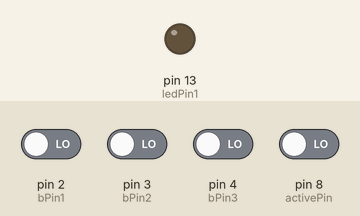
A sketch run on a simulated Arduino Uno, built with avr-gcc and run on an emulated ATmega328P. On the bench: output pins drawn as LEDs (lit = HIGH). The inputs (shaded band) are chosen by the test bench; at power-on: pin 2 (bPin1), pin 3 (bPin2), pin 4 (bPin3), pin 8 (activePin) LOW. Random numbers use the default seed unless the sketch sets one; what the sketch prints to the serial monitor is not drawn.

Above: at 6.8 s.
6.9 s: pin 8 (activePin) driven HIGH
At 39.4 s:
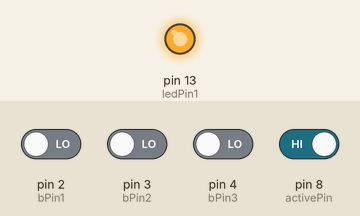
Timing chart, 0 to 40.5 s (numbered marks = the images above; inputs shaded):
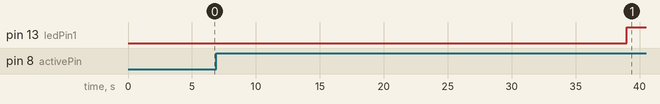

Measured:
- after the input at 6.9 s, pin 13 (ledPin1): LOW → HIGH after 32.1 s

The sketch:

alarm_device_sound.ino.ino
```cpp
const int packet_size = 6;

typedef union {
  float floatingPoint;
  byte binary[4];
} binaryFloat;

void write_float(char id, float value) {
  binaryFloat reading;
  reading.floatingPoint = value;

  byte res[packet_size];
  res[0] = id;
  res[1] = reading.binary[3];
  res[2] = reading.binary[2];
  res[3] = reading.binary[1];
  res[4] = reading.binary[0];
  res[5] = '\n';

  Serial.write(res, packet_size);
}

void write_long(char id, long value32) {
  byte res[packet_size];
  res[0] = id;
  res[1] = (value32 >> 24) & 0xFF;
  res[2] = (value32 >> 16) & 0xFF;
  res[3] = (value32 >> 8)  & 0xFF;
  res[4] = value32 & 0xFF;
  res[5] = '\n';

  Serial.write(res, packet_size);
}

void write_int(char id, int value16) {
  long value32 = (long) value16;
  write_long(id, value32);
}

#include <Wire.h>


int bPin1 = 2; //pin number 1st button
int bPin2 = 3; //pin number 2nd button
int bPin3 = 4; //pin number 3rd button
bool bVal1 = LOW; //value read from button 1
bool bVal2 = LOW; //value read from button 2
bool bVal3 = LOW; //value read from button 3
int ledPin1 = 13;  //pin number 1st led (disabled, set to pin 5 to activate)
int ledPin2 = 13;  //pin number 2nd led (disabled, set to pin 6 to activate)
int ledPin3 = 13;  //pin number 3rd led (disabled, set to pin 7 to activate)
int activePin = 8; //digital pin triggering device on/off.

bool active = 0; //0 or 1, decides if it will trigger alarms or not

int alarms = 5; //number of alarms that will be triggered in total before device becomes inactive again
int currentAlarm = 0; //counter counting how many alarms have happened
int minPeriod = 30000; // input in seconds here minimum time period between alarms
int maxPeriod = 90000; // input in seconds here maximum time period between

byte rVal = 0;

unsigned long currentTime = 0; //var to store current time using millis(), to be updated throughout
unsigned long startTime = 0; //time when alarm starts
unsigned long responseTime = 0; //response time to react to alarm
unsigned long alarmPeriod = 5000; //var in milliseconds that decides how long the alarm should sound before alarm task is failed due to no action.
unsigned long randomPeriod = 0; //Variable to hold ranomized waiting time untill alarm is triggered
unsigned long limitTime = 0; //Variable to hold time limit where alarm task is failed due to no action


void setup() {
  // put your setup code here, to run once:

  pinMode(activePin, INPUT);
  pinMode(bPin1, INPUT);
  pinMode(bPin2, INPUT);
  pinMode(bPin3, INPUT);
  pinMode(ledPin1, OUTPUT);
  pinMode(ledPin2, OUTPUT);
  pinMode(ledPin3, OUTPUT);
  Serial.begin(115200);

  Wire.begin(); //join i2c bus
  randomSeed(analogRead(0));

}

void loop() {
  // put your main code here, to run repeatedly:
  //  Writing float:
  //  write_float(0xAA, 123.4141);

  //  Writing integer:
  //  write_int(0xAA, 5234);


  active = digitalRead(activePin); //Read value of on-switch
  if (active == HIGH && currentAlarm < alarms) {
    write_int(11, 0); //informs of alarm type being sound
    write_int(12, 1); //Sends alarm=armed

  }

  while (active == HIGH && currentAlarm < alarms) {      //Condition to execute when device is on/armed.
    ++currentAlarm; //Increments alarm counter by 1
    write_int(13, currentAlarm); //Sends alarm number

    currentTime = millis(); //reading of current time
    randomPeriod = random(minPeriod, maxPeriod); //randomized waiting time untill first alarm is triggered
    limitTime = currentTime + randomPeriod + alarmPeriod; //time where alarm task is failed due to no action
    delay(randomPeriod);
    rVal = random(1, 4);
    switch (rVal) {
      case 1: //Alarm scenario 1
        write_int(14, rVal); //Sends ID of the triggeder alarm
        startTime = millis();
        digitalWrite(ledPin1, HIGH); //light led1
        soundAlarm(1); //trigger sound alarm 1
        while (currentTime < limitTime) {
          bVal1 = buttonCheck(bVal1, bPin1);
          bVal2 = buttonCheck(bVal2, bPin2);
          bVal3 = buttonCheck(bVal3, bPin3);
          if (bVal1 == HIGH) {
            write_int(15, 1); //Sends result of alarm test being passed
            break;
          }
          if (bVal2 == HIGH || bVal3 == HIGH) {
            write_int(15, 0); //Sends result of alarm test being failed
            break;
          }
          currentTime = millis();
          if (currentTime >= limitTime) {
            write_int(15, 2); //Sends result of alarm test being failed due to inactivity
          }
        }
        digitalWrite(ledPin1, LOW); //darken led1
        break;
      case 2: //Alarm scenario 1
        write_int(14, rVal); //Sends ID of the triggeder alarm
        //Serial.println("Alarm 2 triggered");
        startTime = millis();
        digitalWrite(ledPin2, HIGH); //light led2
        soundAlarm(2); //trigger sound alarm 2
        while (currentTime < limitTime) {
          bVal1 = buttonCheck(bVal1, bPin1);
          bVal2 = buttonCheck(bVal2, bPin2);
          bVal3 = buttonCheck(bVal3, bPin3);
          if (bVal2 == HIGH) {
            write_int(15, 1); //Sends result of alarm test being passed
            break;
          }
          if (bVal1 == HIGH || bVal3 == HIGH) {
            write_int(15, 0); //Sends result of alarm test being failed
            break;
          }
          currentTime = millis();
          if (currentTime >= limitTime) {
            write_int(15, 2); //Sends result of alarm test being failed due to inactivity
          }
        }
        digitalWrite(ledPin2, LOW); //darken led2
        break;
      case 3: //Alarm scenario 3
        write_int(14, rVal); //Sends ID of the triggeder alarm
        //Serial.println("Alarm 3 triggered");
        startTime = millis();
        digitalWrite(ledPin3, HIGH); //light led3
        soundAlarm(3); //trigger sound alarm 3
        while (currentTime < limitTime) {
          bVal1 = buttonCheck(bVal1, bPin1);
          bVal2 = buttonCheck(bVal2, bPin2);
          bVal3 = buttonCheck(bVal3, bPin3);
          if (bVal3 == HIGH) {
            write_int(15, 1); //Sends result of alarm test being passed
            break;
          }
          if (bVal1 == HIGH || bVal2 == HIGH) {
            write_int(15, 0); //Sends result of alarm test being failed
            break;
          }
          currentTime = millis();
          if (currentTime >= limitTime) {
            write_int(15, 2); //Sends result of alarm test being failed due to inactivity
          }
        }
        digitalWrite(ledPin3, LOW); //darken led2
        break;
      default:
        write_int(15, rVal); //Sends that alarm number was invalid
        //Serial.println("error in alarm cases");
        break;
    }
    active = digitalRead(activePin); //Checks if device is still active and should continue looping
    soundAlarm(0); //stop soundalarm
  }

  //Serial.println("Device disarmed");
  write_int(12, 0); //Sends alarm=disarmed
  delay(3000);
  if (active == LOW) {
    currentAlarm = 0;
  }
}

bool buttonCheck(bool bValX, int buttonPinX) {
  bool newBValX = LOW;
  newBValX = digitalRead(buttonPinX);
  if (newBValX != bValX) {
    bValX = HIGH;
  }
  if (newBValX == bValX) {
    bValX = LOW;
  }
  return newBValX;
}

void soundAlarm(byte soundAlarmNumber) {
  //Wire.beginTransmission(1); ///transmit   to device #1
  //Wire.write(soundAlarmNumber);
  //Wire.endTransmission();
}
```
